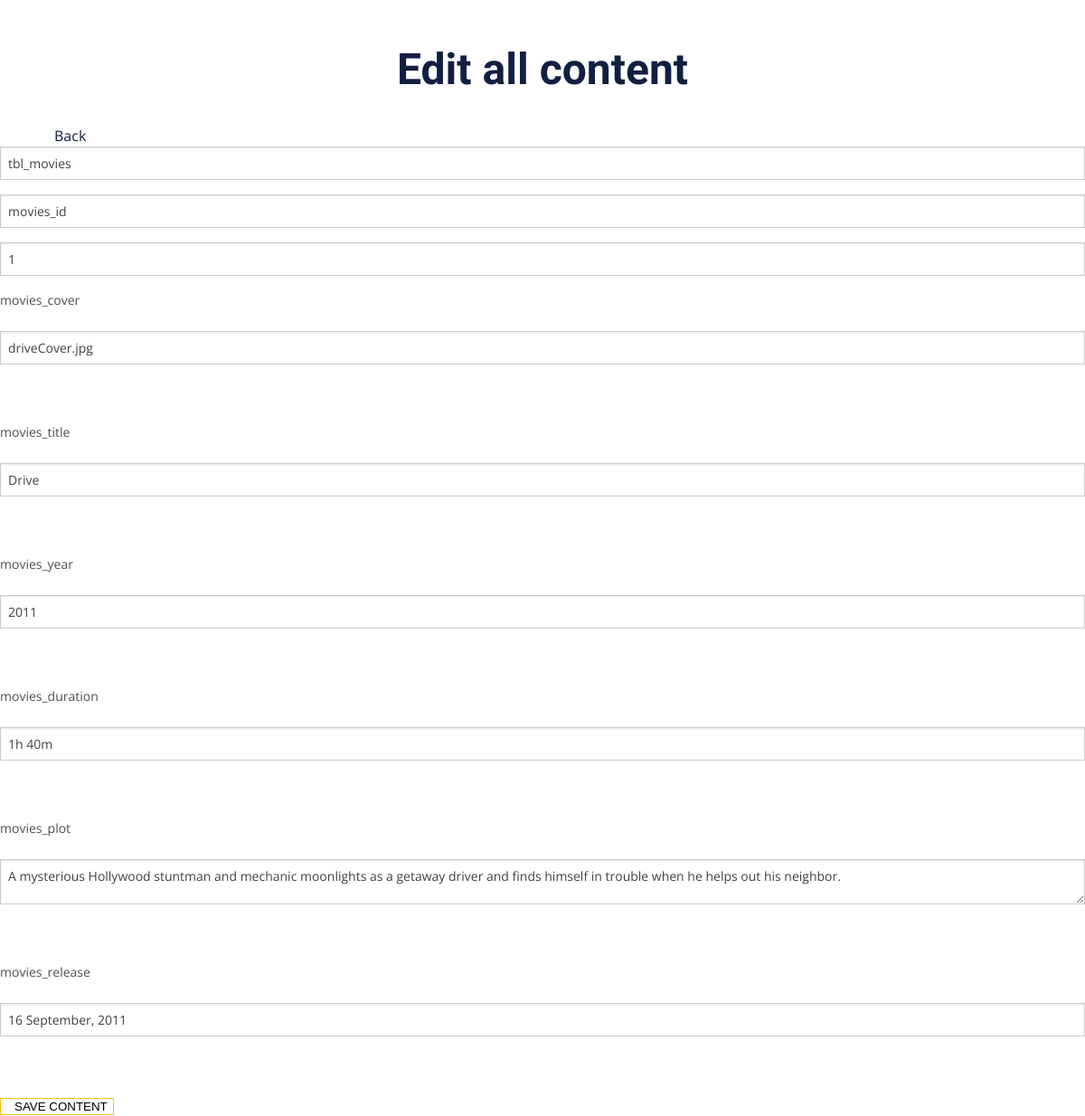
The page /admin/admin_editall.php?id=1 on the database its author committed.
### tables this page shows
CREATE TABLE `tbl_movies` (
  `movies_id` tinyint(3) UNSIGNED NOT NULL,
  `movies_cover` varchar(75) NOT NULL,
  `movies_title` varchar(200) NOT NULL,
  `movies_year` varchar(5) NOT NULL,
  `movies_duration` varchar(25) NOT NULL,
  `movies_plot` text NOT NULL,
  `movies_release` varchar(125) NOT NULL
);

### admin/phpscripts/read.php (called while the page is built, shortened)
<?php
	function getSingle($tbl, $col, $id) {
		include('connect.php');
		$querySingle = "SELECT * FROM {$tbl} WHERE {$col} = {$id}";
		$runSingle = mysqli_query($link, $querySingle);
		if($runSingle){
			return $runSingle;
		}else{
			$error = "There was error accessing this information. Please contact your admin.";
			return $error;
		}
	}
?>

### admin/phpscripts/single_edit_form.php (the view)
<?php
	function singleEdit($tbl, $col, $moviesId) {
		$result = getSingle($tbl, $col, $moviesId);
		$getResult = mysqli_fetch_array($result);
		echo "<form action=\"phpscripts/edit.php\" method=\"post\">";
		echo "<input hidden name=\"tbl\" value=\"{$tbl}\" >";
		echo "<input hidden name=\"col\" value=\"{$col}\" >";
		echo "<input hidden name=\"id\" value=\"{$moviesId}\" >";
		for($i=0; $i<mysqli_num_fields($result); $i++) {
			$dataType = mysqli_fetch_field_direct($result, $i);
			$fieldName = $dataType->name;
			$fieldType = $dataType->type;
			if($fieldName != $col) {
				echo "<label>{$fieldName}</label><br>";
				if($fieldType != "252") {
					echo "<input type=\"text\" name=\"{$fieldName}\" value=\"{$getResult[$i]}\"><br><br>";
				}else{
					echo "<textarea name=\"{$fieldName}\">{$getResult[$i]}</textarea><br><br>";
				}
			}
		}
		echo "<input id=\"submitButton\" type=\"submit\" name=\"submit\" value=\"SAVE CONTENT\">";
		echo "</form>";
	}
?>

### admin/css/main.css (style rules this page uses)
body { background-color: #FFF; color: #111111; font-family: "Open Sans", sans-serif; font-size: 16px; }
input { background-color: #FFF; border-radius: 200px; box-shadow: none; border: solid 1px #F7BF18; padding-left: 15px; }

### rows shown on the page
tbl_movies: movies_cover "driveCover.jpg", movies_title "Drive", movies_year "2011", movies_duration "1h 40m", movies_plot "A mysterious Hollywood stuntman and mechanic moonlights as a getaway driver and finds himself in trouble when he helps out his neighbor.", movies_release "16 September, 2011"

### other values the page prints
$fieldName "movies_cover"
$fieldName "movies_title"
$fieldName "movies_year"
$fieldName "movies_duration"
$fieldName "movies_plot"
$fieldName "movies_release"
